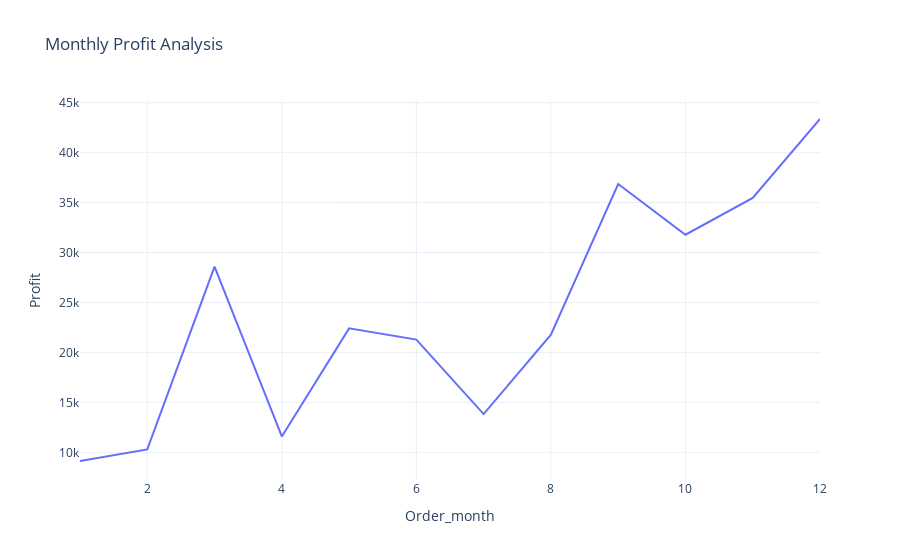

Write notebook code for a chart like this one.
### Markdown cell above
# 5) Need to analyze the monthly pfrofit and identify which is the highest & lowest profit month.

### Code cell
profit_by_month = df.groupby('Order_month')['Profit'].sum().reset_index()
print(profit_by_month)
profit_by_month_fig = px.line(profit_by_month, 
              x='Order_month', 
              y='Profit', 
              title='Monthly Profit Analysis')
profit_by_month_fig.show()

### Figure 1 — Plotly figure (JSON) as saved in the notebook; plotly's stock layout.template omitted (floating-point values rounded to 4 significant figures)
{"data": [{"hovertemplate": "Order_month=%{x}<br>Profit=%{y}<extra></extra>", "legendgroup": "", "line": {"color": "#636efa", "dash": "solid"}, "marker": {"symbol": "circle"}, "mode": "lines", "name": "", "orientation": "v", "showlegend": false, "type": "scatter", "x": [1, 2, 3, 4, 5, 6, 7, 8, 9, 10, 11, 12], "xaxis": "x", "y": [9134.0, 10290.0, 28590.0, 11590.0, 22410.0, 21290.0, 13830.0, 21780.0, 36860.0, 31780.0, 35470.0, 43370.0], "yaxis": "y"}], "layout": {"autosize": true, "legend": {"tracegroupgap": 0}, "title": {"text": "Monthly Profit Analysis"}, "xaxis": {"anchor": "y", "autorange": true, "domain": [0, 1], "range": [1, 12], "title": {"text": "Order_month"}, "type": "linear"}, "yaxis": {"anchor": "x", "autorange": true, "domain": [0, 1], "range": [7233.0, 45270.0], "title": {"text": "Profit"}, "type": "linear"}}}
